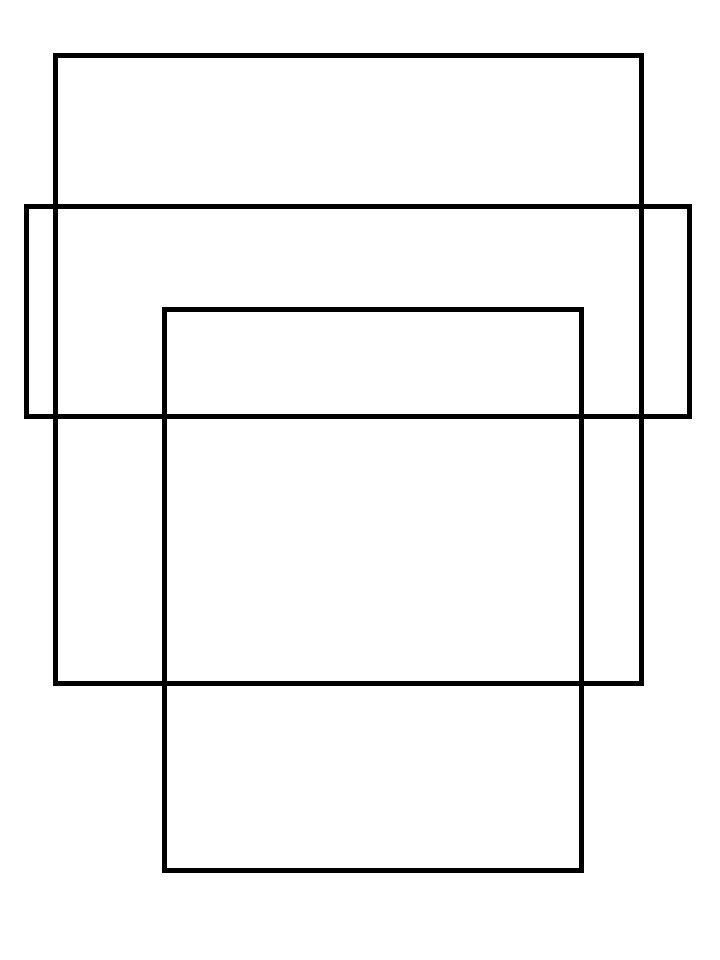
#> input picture imgs/ex2.jpg, 720 x 960 px, found by its file name
$ python affine_transform.py
#> lines starting #> are read from the running program, lines starting #| are printed output that depends on the picture
import cv2
import numpy as np
from matplotlib import pyplot as plt


img = cv2.imread('imgs/ex2.jpg')
#> img is the input picture: shape (960, 720, 3); min 0, max 255, mean 243.8
h, w, c = img.shape
#> h = 960; w = 720; c = 3

row, col = 1, 2
fig, axs = plt.subplots(row, col, figsize=(15, 10))
fig.tight_layout()

axs[0].imshow(cv2.cvtColor(img, cv2.COLOR_BGR2RGB))
axs[0].set_title('Original')

# Coordinates of the 4 corners of the original img
ptsA = np.float32([[320, 15], [700, 215], [85, 610]])

# Coordinates of the 4 corners of the desired output
ptsB = np.float32([[0, 0], [420, 0], [0, 594]])

M = cv2.getAffineTransform(ptsA, ptsB)

warped = cv2.warpAffine(img, M, (w, h))
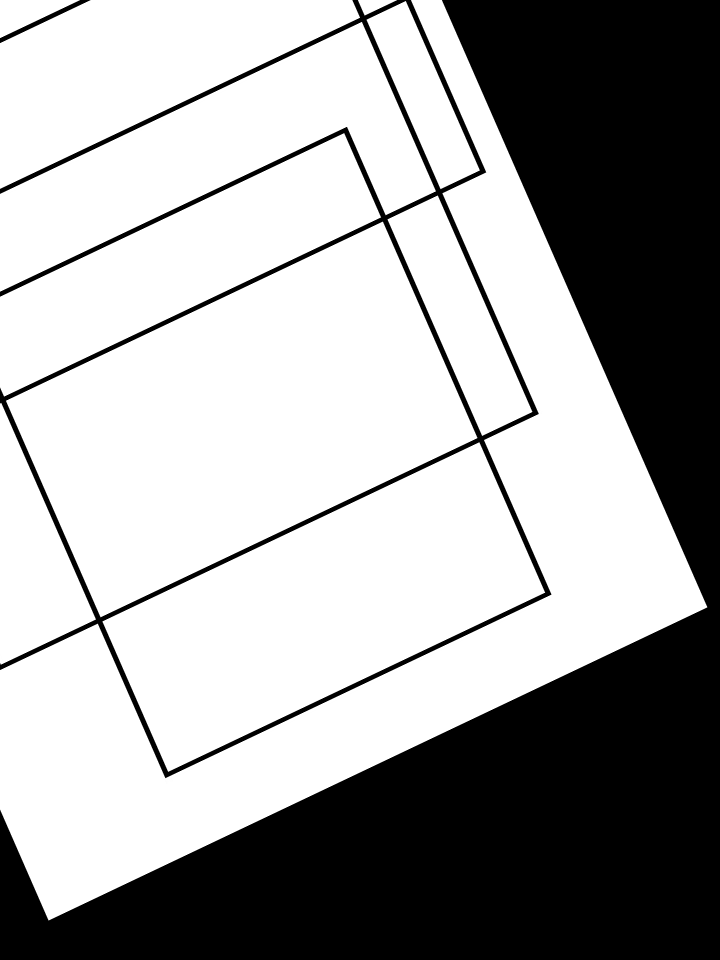
#> warped: shape (960, 720, 3); min 0, max 255, mean 164.5

axs[1].imshow(cv2.cvtColor(warped, cv2.COLOR_BGR2RGB))
axs[1].set_title('Warp Perspective')

plt.show()
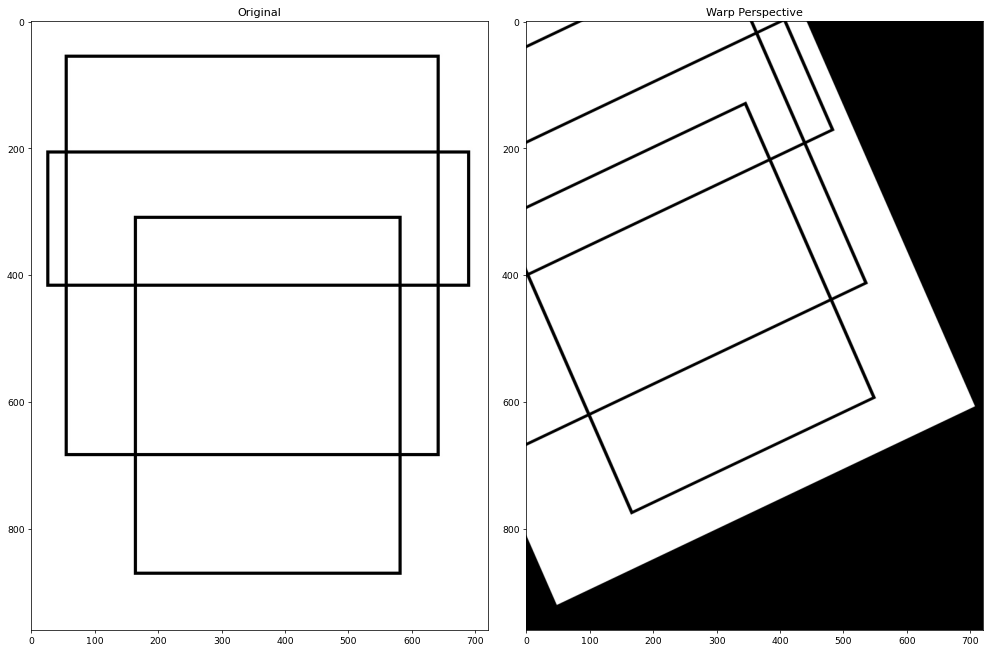
#> figure drawn by matplotlib, 2 panels

$ run again, with imgs/blobs.jpg copied over imgs/ex2.jpg
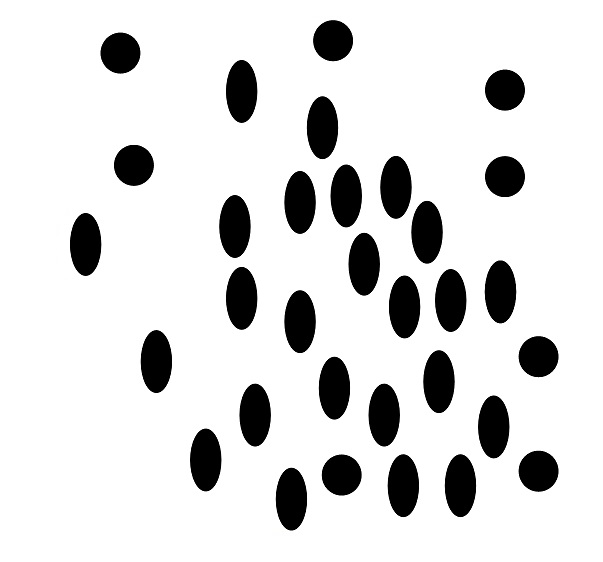
#> input picture imgs/blobs.jpg, 603 x 562 px, found by its file name
#> img is the input picture: shape (562, 603, 3); mean B, G, R 219.3, 219.3, 219.3
#> `warped = cv2.warpAffine(img, M, (w, h))`:
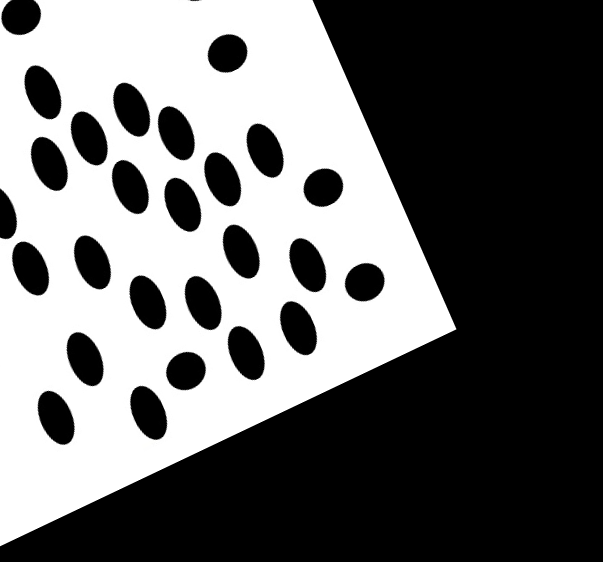
#> warped: shape (562, 603, 3); mean B, G, R 106.4, 106.4, 106.4
#> `plt.show()`:
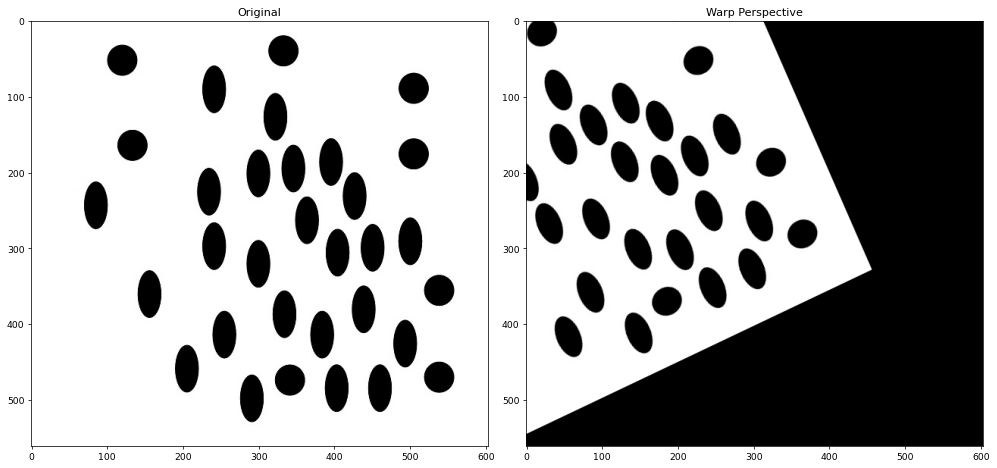
#> figure drawn by matplotlib, 2 panels
